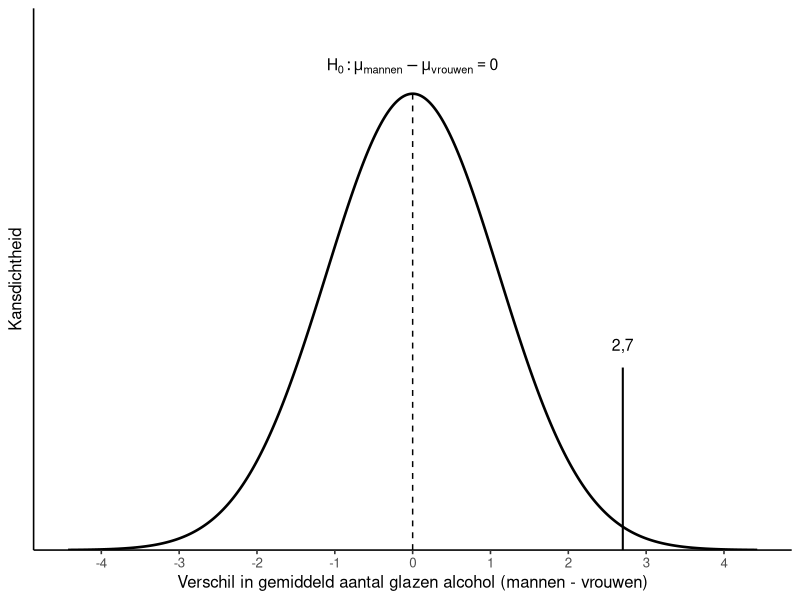

R code for this plot:
# Steekproevenverdeling onder H0 met het gebied vanaf het gevonden
# verschil (2,7 glas) rood gekleurd: de (eenzijdige) overschrijdingskans.

library(ggplot2)

plot_h0_overschrijding <- function(n_mannen = 20, n_vrouwen = 20,
                                   s_mannen = 3.5, s_vrouwen = 3.5,
                                   gevonden = 2.7, bereik_se = 4) {
  # Standaardfout van het verschil tussen twee gemiddelden
  se <- sqrt(s_mannen^2 / n_mannen + s_vrouwen^2 / n_vrouwen)

  x <- seq(-bereik_se * se, bereik_se * se, length.out = 1000)
  data <- data.frame(verschil = x, dichtheid = dnorm(x, mean = 0, sd = se))
  staart <- subset(data, verschil >= gevonden)

  ggplot(data, aes(x = verschil, y = dichtheid)) +
    geom_line(linewidth = 0.9) +
    # Verticale lijn bij het gevonden verschil, met het getal erboven
    annotate(
      "segment", x = gevonden, xend = gevonden,
      y = 0, yend = dnorm(0, sd = se) * 0.4, linewidth = 0.7
    ) +
    annotate(
      "text", x = gevonden, y = dnorm(0, sd = se) * 0.45,
      label = format(gevonden, decimal.mark = ","), size = 4
    ) +
    annotate(
      "segment", x = 0, xend = 0, y = 0, yend = dnorm(0, sd = se),
      linetype = "dashed", linewidth = 0.5
    ) +
    annotate(
      "text", x = 0, y = dnorm(0, sd = se) * 1.06,
      label = "H[0]: mu[mannen] - mu[vrouwen] == 0",
      parse = TRUE, size = 4
    ) +
    scale_x_continuous(
      breaks = seq(-floor(bereik_se * se), floor(bereik_se * se), by = 1),
      labels = \(b) format(b, decimal.mark = ",", trim = TRUE)
    ) +
    scale_y_continuous(expand = expansion(mult = c(0, 0.12))) +
    labs(
      x = "Verschil in gemiddeld aantal glazen alcohol (mannen - vrouwen)",
      y = "Kansdichtheid"
    ) +
    theme_classic(base_size = 12) +
    theme(
      axis.text.y  = element_blank(),
      axis.ticks.y = element_blank()
    )
}

# 20 mannen en 20 vrouwen, s = 3,5, gevonden verschil = 11,4 - 8,7 = 2,7
figuur <- plot_h0_overschrijding(n_mannen = 20, n_vrouwen = 20, gevonden = 2.7)

dir.create("afbeeldingen", showWarnings = FALSE)
ggsave("afbeeldingen/h0_overschrijdingskans.png", figuur,
       width = 7, height = 4, dpi = 300)
